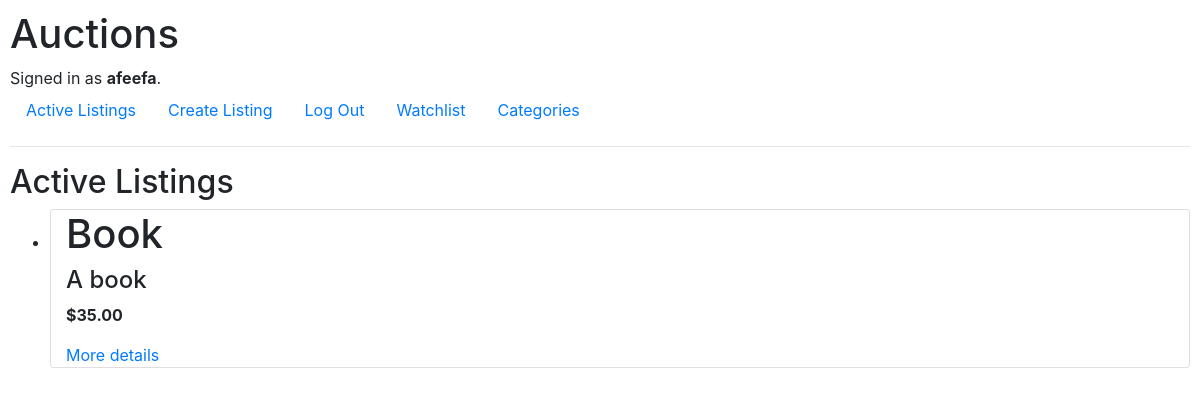
The page / (signed in) on the database its author committed.
### auctions/models.py (models this page shows)
class User(AbstractUser):
    watchlist = models.ManyToManyField('Listings', blank=True, related_name ='watchlisted_by')

class Listings(models.Model):
    title = models.CharField(max_length=500)
    description = models.TextField()
    initial_price = models.DecimalField(max_digits=10, decimal_places=2)
    current_price = models.DecimalField(max_digits=10, decimal_places=2, blank=True, null=True)
    image_url = models.URLField(blank=True, null=True)
    category = models.CharField(max_length=100, blank=True, null=True)
    created_at = models.DateTimeField(auto_now_add=True)
    active = models.BooleanField(default=True)
    owner = models.ForeignKey(User, on_delete=models.CASCADE, related_name="listings")

### auctions/views.py (the view)
# urls.py: path("", views.index, name="index"),
def index(request):
    return render(request, "auctions/index.html", {
        "listings": Listings.objects.filter(active=True)
        })

### auctions/templates/auctions/index.html (shortened to what this page needs)
{% extends "auctions/layout.html" %}
{% block body %}
    <h2>Active Listings</h2>
    <ul>
        {% for listing in listings %}
            <li>
                <div class="container mb-3 card">
                    <h1>{{ listing.title }}</h1>
                    <h4>{{ listing.description }}</h4>
                    <p><strong>${{ listing.current_price }}</strong></p>
                    <a href="{% url 'listing' listing.id %}">  More details </a>
                </div>
            </li>
        {% empty %}
            <li>No active listings available.</li>
        {% endfor %}
{% endblock %}

### auctions/templates/auctions/layout.html (shortened to what this page needs)
{% load static %}
<!DOCTYPE html>
<html lang="en">
    <head>
        <link rel="stylesheet" href="https://stackpath.bootstrapcdn.com/bootstrap/4.4.1/css/bootstrap.min.css">
        <link href="{% static 'auctions/styles.css' %}" rel="stylesheet">
    </head>
    <body>
        <h1>Auctions</h1>
        <div>
            {% if user.is_authenticated %}
                Signed in as <strong>{{ user.username }}</strong>.
            {% else %}
                Not signed in.
            {% endif %}
        </div>
        <ul class="nav">
            <li class="nav-item">
                <a class="nav-link" href="{% url 'index' %}">Active Listings</a>
            </li>
            {% if user.is_authenticated %}
                <li class="nav-item">
                    <a class="nav-link" href="{% url 'create' %}">Create Listing</a>
                </li>
                <li class="nav-item">
                    <a class="nav-link" href="{% url 'logout' %}">Log Out</a>
                </li>
                <li class="nav-item">
                    <a class="nav-link" href="{% url 'watchlist' %}">Watchlist</a>
                </li>
                <li class="nav-item">
                    <a class="nav-link" href="{% url 'categories' %}">Categories</a>
                </li>
            {% endif %}
        </ul>
        <hr>
        {% block body %}
        {% endblock %}
    </body>
</html>

### auctions/static/auctions/styles.css (style rules this page uses)
body { padding: 10px; }

### rows shown on the page
User: username "afeefa"
Listings: title "Book", description "A book", current_price "35.00"
